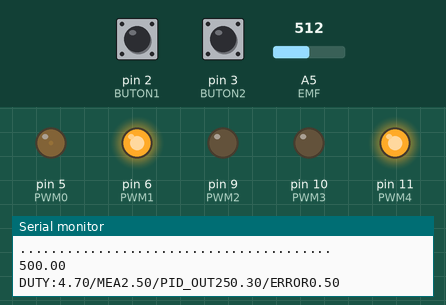
Simulated run of this sketch. Board: Arduino Uno, built with avr-gcc and run on an emulated ATmega328P. On the bench: output pins drawn as LEDs (lit = HIGH), the last lines printed to the serial monitor. The test bench sets the inputs (shaded band); at power-on: A5 (EMF) = 512, pin 2 (BUTON1) HIGH, pin 3 (BUTON2) HIGH.

Above: at 1.2 s.
1.3 s: A5 (EMF) set to 306
At 4.0 s:
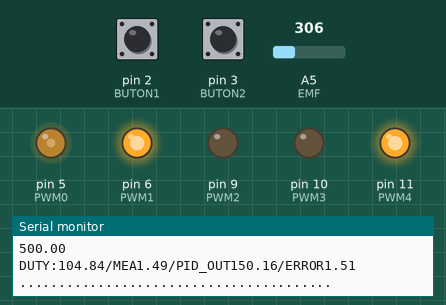
4.3 s: A5 (EMF) set to 122
At 5.6 s:
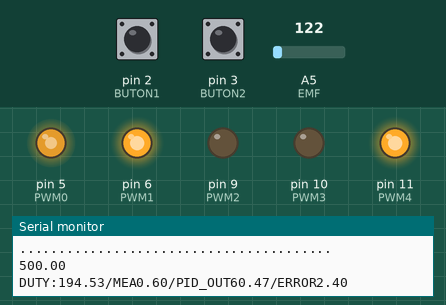
5.9 s: A5 (EMF) set to 716
At 6.9 s:
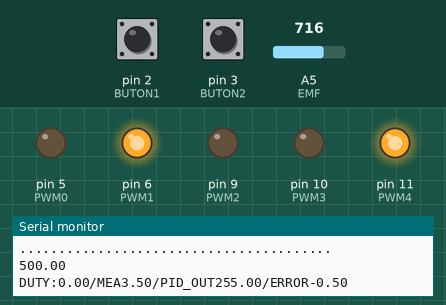
12.0 s: A5 (EMF) set to 122
At 12.5 s:
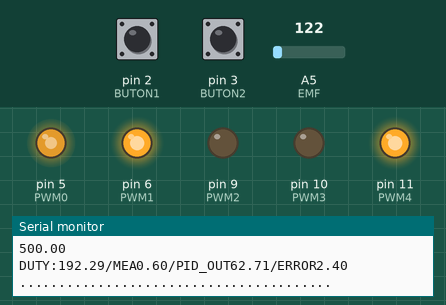
15.0 s: A5 (EMF) set to 900
At 15.9 s:
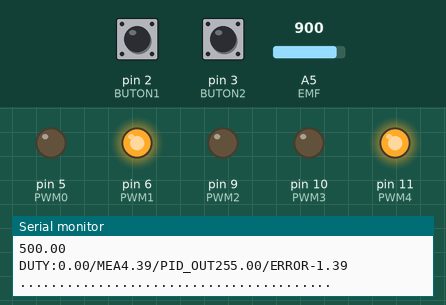
Timing chart, 0 to 18.0 s (numbered marks = the images above; inputs shaded):
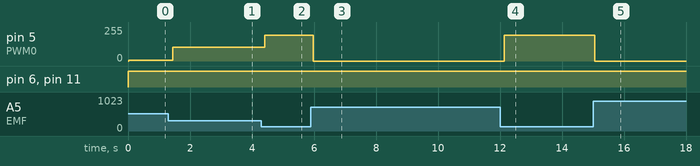

Measured:
- after the input at 1.3 s, pin 5 (PWM0): 4/255 → 105/255 after 0.14 s, → 104/255 1.4 s later
- after the input at 4.3 s, pin 5 (PWM0): 104/255 → 194/255 after 0.11 s
- after the input at 5.9 s, pin 5 (PWM0): 194/255 → 0/255 after 0.07 s
- after the input at 12.0 s, pin 5 (PWM0): 0/255 → 192/255 after 0.13 s
- after the input at 15.0 s, pin 5 (PWM0): 192/255 → 0/255 after 0.06 s

The sketch:

deneme.ino
```cpp
#include <PID_v1.h>
//------------------------------------------PIN NUMBER ASSIGNMENT--------------------------------------------//
const byte BUTON1=2;  //REFERENCE SPEED BUTTON
const byte BUTON2=3;  //ROTATION CHANGE BUTTON

const int EMF=A5;    //VOLTAGE SENSE PIN

const int PWM0=5;    //BUCK CONVERTOR PWM
const int PWM1=6;    //H-BRIDGE PWM-1
const int PWM2=9;    //H-BRIDGE PWM-2
const int PWM3=10;   //H-BRIDGE PWM-3
const int PWM4=11;   //H-BRIDGE PWM-4

//------------------------------------------VARIABLE ASSIGNMENT---------------------------------------------//
long sayac=0;

int rot_sayac=0;
bool clockwise_rotation= true;
const int rot_speed[1][7]={{500,600,750,1000,1200,1400,1500}};
double ref_speed=500;
double measured_speed=0;
double measured_value=0;
double measured_voltage=0;
double volt_ratio=0.008;          //UPDATE
double volt_rpm_ratio=50;         //UPDATE
double real_voltage;
double DUTY;
double PID_OUT;
double Error;
double ref;
double mea;


double Kp=100,Ki=0.1,Kd=0;
PID pid(&Error,&PID_OUT,&ref,Kp,Ki,Kd,DIRECT);

//------------------------------------------SETUP-----------------------------------------------------------//
void setup() {
  // put your setup code here, to run once:

  pinMode(BUTON1,INPUT_PULLUP);
  pinMode(BUTON2,INPUT_PULLUP);
  attachInterrupt(digitalPinToInterrupt(BUTON1),change_ref_speed,RISING);
  attachInterrupt(digitalPinToInterrupt(BUTON2),change_rotation,RISING);

  pinMode(EMF,INPUT);
  pinMode(PWM0,OUTPUT);
  //62 kHz   https://playground.arduino.cc/Main/TimerPWMCheatsheet
  TCCR0A = _BV(COM0A1) | _BV(COM0B1) | _BV(WGM01) | _BV(WGM00);
  TCCR0B = _BV(CS00);
  pinMode(PWM1,OUTPUT);
  pinMode(PWM2,OUTPUT);
  pinMode(PWM3,OUTPUT);
  pinMode(PWM4,OUTPUT);

  pid.SetMode(AUTOMATIC);
  pid.SetTunings(Kp,Ki,Kd);
  pid.SetOutputLimits(0,255);


  Serial.begin(9600);


}

void change_ref_speed() //int *rotsayac,int *rot_speed[1][7]
{
  rot_sayac=rot_sayac%6;
  rot_sayac=rot_sayac+1;
  ref_speed=rot_speed[0][rot_sayac];

}
void change_rotation()
{
  ref_speed=0;    //STOP ROTATION
  while(real_voltage>10)
  {
    Serial.println("HIZIN AZALMASI BEKLENIYOR...");
    delay(100);
  }
  clockwise_rotation= true or clockwise_rotation;  //TOGGLE
  ref_speed=rot_speed[0][rot_sayac];

}

double meas_speed()
{
   measured_value=analogRead(EMF);
   measured_voltage=(measured_value/1024)*5;
   real_voltage=measured_voltage*volt_ratio;
   measured_speed=real_voltage*volt_rpm_ratio;
   return measured_speed;

}

void measure_frequency()
{
 Serial.println("BASLADI");
 sayac=0;
  while(sayac<1000000)
  {
  digitalWrite(13,100);
  delayMicroseconds(0.01);

  sayac=sayac+1;

  }
 Serial.println("1000 oldu");
  sayac=0;
}
//------------------------------------------LOOP----------------------------------------------------------//
void loop() {


  if(clockwise_rotation)
  {
    digitalWrite(PWM1,HIGH);
    digitalWrite(PWM4,HIGH);
    digitalWrite(PWM2,LOW);
    digitalWrite(PWM3,LOW);
  }
  else if(!clockwise_rotation)
  {
    digitalWrite(PWM1,LOW);
    digitalWrite(PWM4,LOW);
    digitalWrite(PWM2,HIGH);
    digitalWrite(PWM3,HIGH);
  }

  else
  {
    Serial.println("Boolean ERROR");
  }
ref=3;

  mea=analogRead(A5);
  mea=(mea/1024)*5;
  Error=ref-mea;
  Serial.print("DUTY:");
  Serial.print(DUTY);
  Serial.print("/MEA");
  Serial.print(mea);
  Serial.print("/PID_OUT");
  Serial.print(PID_OUT);
  Serial.print("/ERROR");
  Serial.print(Error);
  Serial.println();
  delay(1000);

  pid.Compute();
  DUTY=255-PID_OUT;
  analogWrite(PWM0,DUTY);

  Serial.println("........................................");
  Serial.println(ref_speed);


}
```
